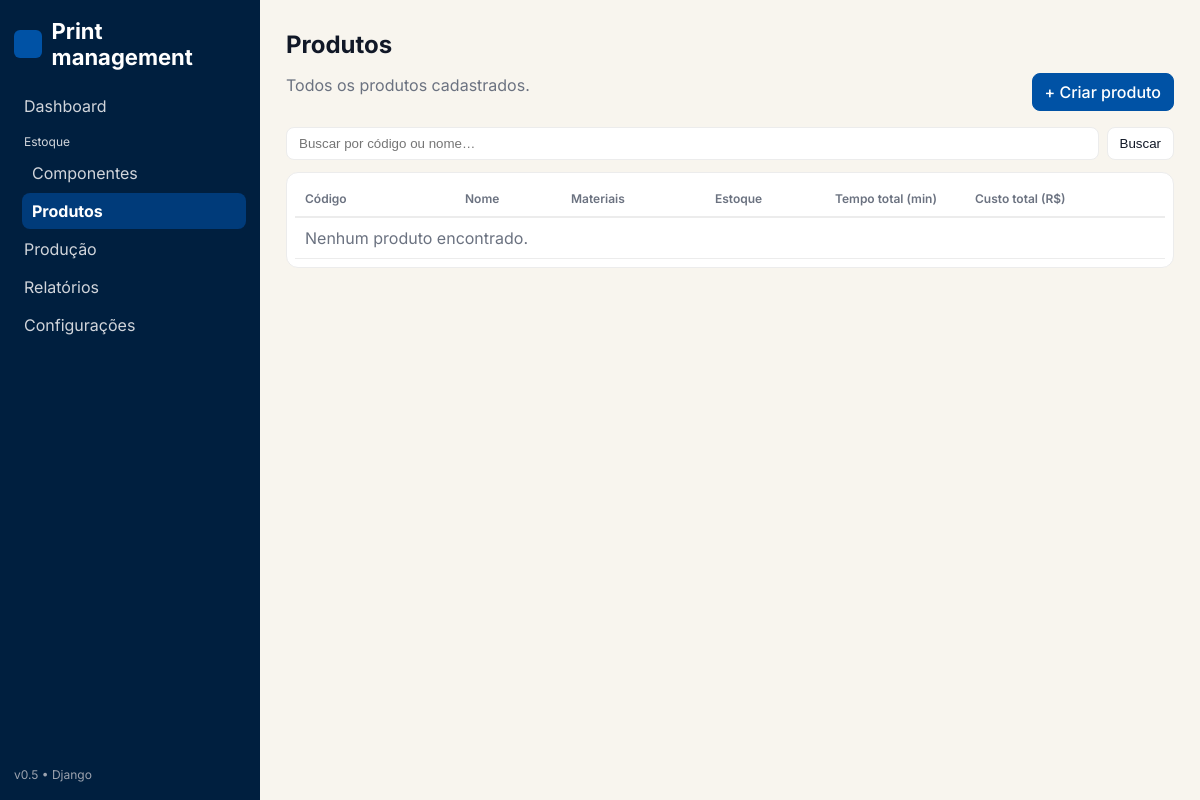
/estoque/produtos/, run on an earlier commit of the app's database.
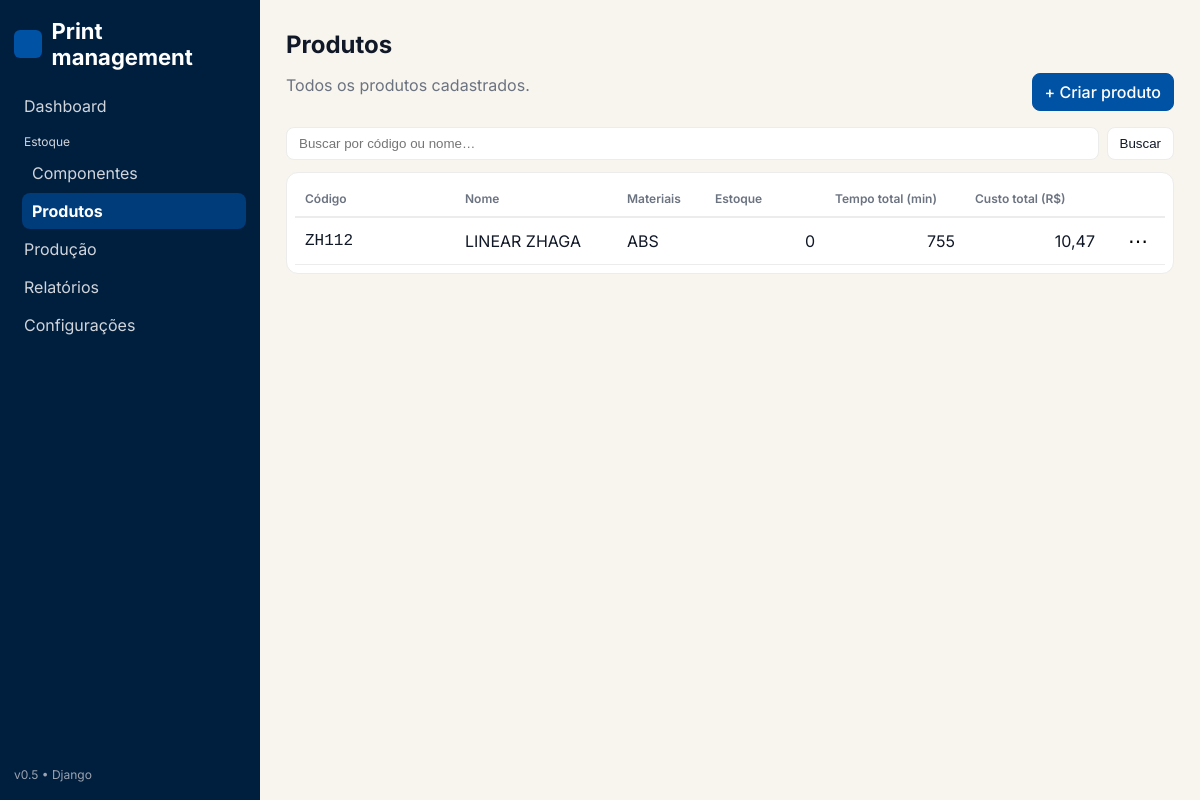
And on a later commit of the database.
### core/models.py (models this page shows, shortened)
class Product(models.Model):
    code = models.CharField("Código", max_length=32, unique=True)
    name = models.CharField("Nome", max_length=120)
    description = models.TextField("Descrição", blank=True)
    qty_on_hand = models.PositiveIntegerField("Qtd em estoque", default=0)
    created_at = models.DateTimeField(auto_now_add=True)
    updated_at = models.DateTimeField(auto_now=True)
    class Meta:
        ordering = ["code"]
    @property
    def total_cost(self) -> float:
        total = 0.0
        for item in self.bom_items.select_related("component"):
            total += float(item.component.unit_cost) * item.quantity
        return total

class Component(models.Model):
    code = models.CharField("Código", max_length=32, unique=True)
    name = models.CharField("Nome", max_length=120)
    description = models.TextField("Descrição", blank=True)
    material = models.CharField("Material", max_length=60, blank=True)
    unit_cost = models.DecimalField("Custo unitário (R$)", max_digits=10, decimal_places=2, default=0)
    production_time = models.DurationField("Tempo de produção", default=timedelta())
    print_time_min = models.PositiveIntegerField("Tempo de impressão (min/un)", default=0)
    qty_on_hand = models.PositiveIntegerField("Qtd em estoque", default=0)
    created_at = models.DateTimeField(auto_now_add=True)
    updated_at = models.DateTimeField(auto_now=True)
    class Meta:
        ordering = ["code"]

### core/views.py (the view)
# urls.py: path("estoque/produtos/", v.estoque_produtos_list, name="estoque-produtos"),
def estoque_produtos_list(request):
    q = request.GET.get("q", "").strip()
    qs = Product.objects.all()
    if q:
        qs = qs.filter(Q(code__icontains=q) | Q(name__icontains=q))
    products = list(qs.order_by("code", "name"))
    rows = []
    for p in products:
        qty_on_hand = _qty_on_hand_for(p)
        total_time_min = 0.0
        materials = set()
        for item in BOMItem.objects.filter(product=p).select_related("component"):
            comp = item.component
            qty = _quantity_for_bom_item(item)
            total_time_min += _time_min_for_component(comp) * qty
            if comp.material:
                materials.add(comp.material)
        rows.append(
            {
                "obj": p,
                "qty_on_hand": qty_on_hand,
                "total_cost": p.total_cost,
                "total_time_min": total_time_min,
                "materials": ", ".join(sorted(materials)),
            }
        )
    return render(
        request,
        "estoque/produtos_list.html",
        {"products": rows, "q": q},
    )

### core/views.py (called while the page is built, shortened)
def _get_any_attr(obj, names, default=0):
    for n in names:
        if hasattr(obj, n):
            val = getattr(obj, n)
            try:
                if callable(val):
                    continue
            except Exception:
                pass
            return val if val is not None else default
    return default

def _qty_on_hand_for(obj):
    direct = _get_any_attr(
        obj,
        ["qty_on_hand", "stock", "quantity", "amount", "qtd", "qtd_estoque", "estoque"],
        default=None,
    )
    if direct is not None:
        try:
            return float(direct)
        except Exception:
            return 0

def _time_min_for_component(c):
    val = _get_any_attr(
        c,
        ["print_time_min", "print_time_minutes", "tempo_min", "tempo_minutos", "time_per_unit_min"],
        default=0,
    )
    try:
        return float(val)
    except Exception:
        return 0.0

def _quantity_for_bom_item(item):
    val = _get_any_attr(item, ["quantity", "qty", "qtd"], default=0)
    try:
        return float(val)
    except Exception:
        return 0.0

### templates/estoque/produtos_list.html (shortened to what this page needs)
{% extends "base.html" %}
{% load static %}
{% block content %}
<div class="page-header">
  <div>
    <h1 class="page-title">Produtos</h1>
    <p class="muted">Todos os produtos cadastrados.</p>
  </div>
  <div class="actions">
    <a href="{% url 'produtos-new' %}" class="btn btn-primary">+ Criar produto</a>
  </div>
</div>
<form method="get" class="search-bar">
  <input type="text" name="q" value="{{ q }}" placeholder="Buscar por código ou nome…" />
  <button class="btn">Buscar</button>
</form>
<div class="notion-card">
  <table class="nt-table">
    <thead>
      <tr>
        <th style="width:160px">Código</th>
        <th>Nome</th>
        <th>Materiais</th>
        <th class="right" style="width:120px">Estoque</th>
        <th class="right" style="width:140px">Tempo total (min)</th>
        <th class="right" style="width:140px">Custo total (R$)</th>
        <th style="width:60px"></th>
      </tr>
    </thead>
    <tbody>
      {% if products %}
        {% for row in products %}
        <tr>
          <td class="mono">{{ row.obj.code }}</td>
          <td>{{ row.obj.name }}</td>
          <td>{{ row.materials }}</td>
          <td class="right">{{ row.qty_on_hand|default:"0" }}</td>
          <td class="right">{{ row.total_time_min|floatformat:0 }}</td>
          <td class="right">{{ row.total_cost|floatformat:2 }}</td>
          <td class="right">
            <div class="menu-wrap">
              <button type="button" class="dots-btn" aria-haspopup="true" aria-expanded="false">⋯</button>
            </div>
          </td>
        </tr>
        {% endfor %}
      {% else %}
        <tr><td colspan="7" class="muted">Nenhum produto encontrado.</td></tr>
      {% endif %}
    </tbody>
  </table>
</div>
{% endblock %}

What changed in the data, as far as the page shows it:
added Product: obj.code "ZH112", obj.name "LINEAR ZHAGA", materials "ABS", qty_on_hand "0", total_time_min "755", total_cost "10,47"
Also different on the page:
text no longer shown: "Nenhum produto encontrado."
